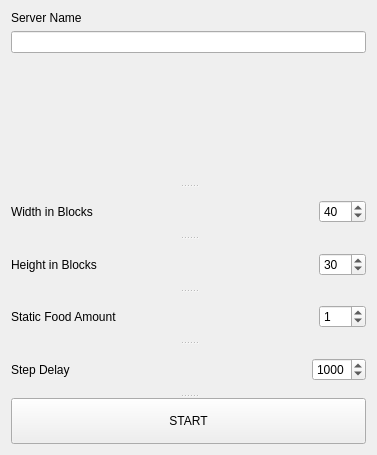
<?xml version="1.0" encoding="UTF-8"?>
<ui version="4.0">
 <class>Form</class>
 <widget class="QWidget" name="Form">
  <property name="geometry">
   <rect>
    <x>0</x>
    <y>0</y>
    <width>377</width>
    <height>455</height>
   </rect>
  </property>
  <property name="windowTitle">
   <string>Form</string>
  </property>
  <layout class="QVBoxLayout" name="verticalLayout_2">
   <item>
    <widget class="QSplitter" name="splitter">
     <property name="orientation">
      <enum>Qt::Vertical</enum>
     </property>
     <widget class="QWidget" name="">
      <layout class="QVBoxLayout" name="verticalLayout">
       <item>
        <widget class="QLabel" name="serverNameLabel">
         <property name="sizePolicy">
          <sizepolicy hsizetype="Preferred" vsizetype="Preferred">
           <horstretch>0</horstretch>
           <verstretch>0</verstretch>
          </sizepolicy>
         </property>
         <property name="text">
          <string>Server Name</string>
         </property>
         <property name="alignment">
          <set>Qt::AlignBottom|Qt::AlignLeading|Qt::AlignLeft</set>
         </property>
        </widget>
       </item>
       <item>
        <widget class="QLineEdit" name="serverNameLine"/>
       </item>
       <item>
        <spacer name="verticalSpacer">
         <property name="orientation">
          <enum>Qt::Vertical</enum>
         </property>
         <property name="sizeHint" stdset="0">
          <size>
           <width>20</width>
           <height>40</height>
          </size>
         </property>
        </spacer>
       </item>
      </layout>
     </widget>
     <widget class="QWidget" name="">
      <layout class="QHBoxLayout" name="horizontalLayout">
       <item>
        <widget class="QLabel" name="label_2">
         <property name="text">
          <string>Width in Blocks</string>
         </property>
        </widget>
       </item>
       <item>
        <spacer name="horizontalSpacer">
         <property name="orientation">
          <enum>Qt::Horizontal</enum>
         </property>
         <property name="sizeHint" stdset="0">
          <size>
           <width>40</width>
           <height>20</height>
          </size>
         </property>
        </spacer>
       </item>
       <item>
        <widget class="QSpinBox" name="widthBox">
         <property name="minimum">
          <number>10</number>
         </property>
         <property name="maximum">
          <number>100</number>
         </property>
         <property name="value">
          <number>40</number>
         </property>
        </widget>
       </item>
      </layout>
     </widget>
     <widget class="QWidget" name="">
      <layout class="QHBoxLayout" name="horizontalLayout_2">
       <item>
        <widget class="QLabel" name="label_3">
         <property name="text">
          <string>Height in Blocks</string>
         </property>
        </widget>
       </item>
       <item>
        <spacer name="horizontalSpacer_2">
         <property name="orientation">
          <enum>Qt::Horizontal</enum>
         </property>
         <property name="sizeHint" stdset="0">
          <size>
           <width>40</width>
           <height>20</height>
          </size>
         </property>
        </spacer>
       </item>
       <item>
        <widget class="QSpinBox" name="heightBox">
         <property name="minimum">
          <number>10</number>
         </property>
         <property name="maximum">
          <number>100</number>
         </property>
         <property name="value">
          <number>30</number>
         </property>
        </widget>
       </item>
      </layout>
     </widget>
     <widget class="QWidget" name="">
      <layout class="QHBoxLayout" name="horizontalLayout_3">
       <item>
        <widget class="QLabel" name="label_4">
         <property name="text">
          <string>Static Food Amount</string>
         </property>
        </widget>
       </item>
       <item>
        <spacer name="horizontalSpacer_3">
         <property name="orientation">
          <enum>Qt::Horizontal</enum>
         </property>
         <property name="sizeHint" stdset="0">
          <size>
           <width>40</width>
           <height>20</height>
          </size>
         </property>
        </spacer>
       </item>
       <item>
        <widget class="QSpinBox" name="foodBox">
         <property name="maximum">
          <number>100</number>
         </property>
         <property name="value">
          <number>1</number>
         </property>
        </widget>
       </item>
      </layout>
     </widget>
     <widget class="QWidget" name="">
      <layout class="QHBoxLayout" name="horizontalLayout_4">
       <item>
        <widget class="QLabel" name="label_5">
         <property name="text">
          <string>Step Delay</string>
         </property>
        </widget>
       </item>
       <item>
        <spacer name="horizontalSpacer_4">
         <property name="orientation">
          <enum>Qt::Horizontal</enum>
         </property>
         <property name="sizeHint" stdset="0">
          <size>
           <width>40</width>
           <height>20</height>
          </size>
         </property>
        </spacer>
       </item>
       <item>
        <widget class="QSpinBox" name="delayBox">
         <property name="minimum">
          <number>100</number>
         </property>
         <property name="maximum">
          <number>3000</number>
         </property>
         <property name="singleStep">
          <number>100</number>
         </property>
         <property name="value">
          <number>1000</number>
         </property>
        </widget>
       </item>
      </layout>
     </widget>
     <widget class="QPushButton" name="startButton">
      <property name="text">
       <string>START</string>
      </property>
     </widget>
    </widget>
   </item>
  </layout>
 </widget>
 <resources/>
 <connections/>
</ui>
